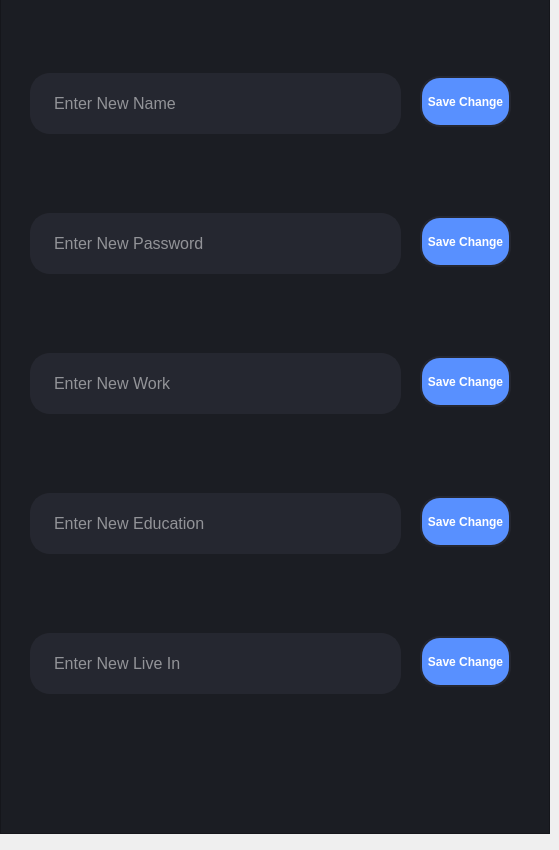
       <widget class="QWidget" name="page2_3">
        <widget class="QFrame" name="frame_6">
         <property name="geometry">
          <rect>
           <x>0</x>
           <y>-7</y>
           <width>550</width>
           <height>841</height>
          </rect>
         </property>
         <property name="font">
          <font>
           <stylestrategy>PreferDefault</stylestrategy>
          </font>
         </property>
         <property name="styleSheet">
          <string notr="true">QFrame
{
background-color: rgb(27, 29, 35);
}</string>
         </property>
         <property name="frameShape">
          <enum>QFrame::StyledPanel</enum>
         </property>
         <property name="frameShadow">
          <enum>QFrame::Raised</enum>
         </property>
         <widget class="QLineEdit" name="changeusername">
          <property name="geometry">
           <rect>
            <x>30</x>
            <y>80</y>
            <width>371</width>
            <height>61</height>
           </rect>
          </property>
          <property name="font">
           <font>
            <pointsize>12</pointsize>
            <italic>false</italic>
            <bold>false</bold>
            <underline>false</underline>
            <strikeout>false</strikeout>
            <stylestrategy>PreferDefault</stylestrategy>
           </font>
          </property>
          <property name="autoFillBackground">
           <bool>false</bool>
          </property>
          <property name="styleSheet">
           <string notr="true">QLineEdit
{
background-color: rgb(37, 39, 48);
border:2px solid rgb(37,39,48);
border-radius:20px;
padding-left:20px;
color:#fff;
padding-right:20px;
}
QLineEdit:hover
{
border:2px solid rgb(48,50,62);
}
QLineEdit:focus
{
border:2px solid rgb(85,170,255);
background-color:rgb(43,45,56);
}</string>
          </property>
          <property name="text">
           <string/>
          </property>
          <property name="placeholderText">
           <string>Enter New Name</string>
          </property>
         </widget>
         <widget class="QLineEdit" name="changepassword">
          <property name="geometry">
           <rect>
            <x>30</x>
            <y>220</y>
            <width>371</width>
            <height>61</height>
           </rect>
          </property>
          <property name="font">
           <font>
            <pointsize>12</pointsize>
            <italic>false</italic>
            <bold>false</bold>
            <underline>false</underline>
            <strikeout>false</strikeout>
            <stylestrategy>PreferDefault</stylestrategy>
           </font>
          </property>
          <property name="autoFillBackground">
           <bool>false</bool>
          </property>
          <property name="styleSheet">
           <string notr="true">QLineEdit
{
background-color: rgb(37, 39, 48);
border:2px solid rgb(37,39,48);
border-radius:20px;
padding-left:20px;
color:#fff;
padding-right:20px;
}
QLineEdit:hover
{
border:2px solid rgb(48,50,62);
}
QLineEdit:focus
{
border:2px solid rgb(85,170,255);
background-color:rgb(43,45,56);
}</string>
          </property>
          <property name="text">
           <string/>
          </property>
          <property name="echoMode">
           <enum>QLineEdit::Password</enum>
          </property>
          <property name="placeholderText">
           <string>Enter New Password</string>
          </property>
         </widget>
         <widget class="QLineEdit" name="changework">
          <property name="geometry">
           <rect>
            <x>30</x>
            <y>360</y>
            <width>371</width>
            <height>61</height>
           </rect>
          </property>
          <property name="font">
           <font>
            <pointsize>12</pointsize>
            <italic>false</italic>
            <bold>false</bold>
            <underline>false</underline>
            <strikeout>false</strikeout>
            <stylestrategy>PreferDefault</stylestrategy>
           </font>
          </property>
          <property name="autoFillBackground">
           <bool>false</bool>
          </property>
          <property name="styleSheet">
           <string notr="true">QLineEdit
{
background-color: rgb(37, 39, 48);
border:2px solid rgb(37,39,48);
border-radius:20px;
padding-left:20px;
color:#fff;
padding-right:20px;
}
QLineEdit:hover
{
border:2px solid rgb(48,50,62);
}
QLineEdit:focus
{
border:2px solid rgb(85,170,255);
background-color:rgb(43,45,56);
}</string>
          </property>
          <property name="text">
           <string/>
          </property>
          <property name="placeholderText">
           <string>Enter New Work</string>
          </property>
         </widget>
         <widget class="QLineEdit" name="changeeducation">
          <property name="geometry">
           <rect>
            <x>30</x>
            <y>500</y>
            <width>371</width>
            <height>61</height>
           </rect>
          </property>
          <property name="font">
           <font>
            <pointsize>12</pointsize>
            <italic>false</italic>
            <bold>false</bold>
            <underline>false</underline>
            <strikeout>false</strikeout>
            <stylestrategy>PreferDefault</stylestrategy>
           </font>
          </property>
          <property name="autoFillBackground">
           <bool>false</bool>
          </property>
          <property name="styleSheet">
           <string notr="true">QLineEdit
{
background-color: rgb(37, 39, 48);
border:2px solid rgb(37,39,48);
border-radius:20px;
padding-left:20px;
color:#fff;
padding-right:20px;
}
QLineEdit:hover
{
border:2px solid rgb(48,50,62);
}
QLineEdit:focus
{
border:2px solid rgb(85,170,255);
background-color:rgb(43,45,56);
}</string>
          </property>
          <property name="text">
           <string/>
          </property>
          <property name="placeholderText">
           <string>Enter New Education</string>
          </property>
         </widget>
         <widget class="QLineEdit" name="changelivein">
          <property name="geometry">
           <rect>
            <x>30</x>
            <y>640</y>
            <width>371</width>
            <height>61</height>
           </rect>
          </property>
          <property name="font">
           <font>
            <pointsize>12</pointsize>
            <italic>false</italic>
            <bold>false</bold>
            <underline>false</underline>
            <strikeout>false</strikeout>
            <stylestrategy>PreferDefault</stylestrategy>
           </font>
          </property>
          <property name="autoFillBackground">
           <bool>false</bool>
          </property>
          <property name="styleSheet">
           <string notr="true">QLineEdit
{
background-color: rgb(37, 39, 48);
border:2px solid rgb(37,39,48);
border-radius:20px;
padding-left:20px;
color:#fff;
padding-right:20px;
}
QLineEdit:hover
{
border:2px solid rgb(48,50,62);
}
QLineEdit:focus
{
border:2px solid rgb(85,170,255);
background-color:rgb(43,45,56);
}</string>
          </property>
          <property name="text">
           <string/>
          </property>
          <property name="placeholderText">
           <string>Enter New Live In</string>
          </property>
         </widget>
         <widget class="QPushButton" name="changenamebutton">
          <property name="geometry">
           <rect>
            <x>420</x>
            <y>83</y>
            <width>91</width>
            <height>51</height>
           </rect>
          </property>
          <property name="font">
           <font>
            <bold>true</bold>
           </font>
          </property>
          <property name="styleSheet">
           <string notr="true">QPushButton
{
background-color: rgb(88, 144, 255);
border:2px solid rgb(37,39,48);
border-radius:20px;
color:#fff;
}
QPushButton:hover
{
background-color: rgb(47, 116, 251);
}</string>
          </property>
          <property name="text">
           <string>Save Change</string>
          </property>
         </widget>
         <widget class="QPushButton" name="changepasswordbutton">
          <property name="geometry">
           <rect>
            <x>420</x>
            <y>223</y>
            <width>91</width>
            <height>51</height>
           </rect>
          </property>
          <property name="font">
           <font>
            <bold>true</bold>
           </font>
          </property>
          <property name="styleSheet">
           <string notr="true">QPushButton
{
background-color: rgb(88, 144, 255);
border:2px solid rgb(37,39,48);
border-radius:20px;
color:#fff;
}
QPushButton:hover
{
background-color: rgb(47, 116, 251);
}</string>
          </property>
          <property name="text">
           <string>Save Change</string>
          </property>
         </widget>
         <widget class="QPushButton" name="changeworkbutton">
          <property name="geometry">
           <rect>
            <x>420</x>
            <y>363</y>
            <width>91</width>
            <height>51</height>
           </rect>
          </property>
          <property name="font">
           <font>
            <bold>true</bold>
           </font>
          </property>
          <property name="styleSheet">
           <string notr="true">QPushButton
{
background-color: rgb(88, 144, 255);
border:2px solid rgb(37,39,48);
border-radius:20px;
color:#fff;
}
QPushButton:hover
{
background-color: rgb(47, 116, 251);
}</string>
          </property>
          <property name="text">
           <string>Save Change</string>
          </property>
         </widget>
         <widget class="QPushButton" name="changeeducationbutton">
          <property name="geometry">
           <rect>
            <x>420</x>
            <y>503</y>
            <width>91</width>
            <height>51</height>
           </rect>
          </property>
          <property name="font">
           <font>
            <bold>true</bold>
           </font>
          </property>
          <property name="styleSheet">
           <string notr="true">QPushButton
{
background-color: rgb(88, 144, 255);
border:2px solid rgb(37,39,48);
border-radius:20px;
color:#fff;
}
QPushButton:hover
{
background-color: rgb(47, 116, 251);
}</string>
          </property>
          <property name="text">
           <string>Save Change</string>
          </property>
         </widget>
         <widget class="QPushButton" name="changeliveinbutton">
          <property name="geometry">
           <rect>
            <x>420</x>
            <y>643</y>
            <width>91</width>
            <height>51</height>
           </rect>
          </property>
          <property name="font">
           <font>
            <bold>true</bold>
           </font>
          </property>
          <property name="styleSheet">
           <string notr="true">QPushButton
{
background-color: rgb(88, 144, 255);
border:2px solid rgb(37,39,48);
border-radius:20px;
color:#fff;
}
QPushButton:hover
{
background-color: rgb(47, 116, 251);
}</string>
          </property>
          <property name="text">
           <string>Save Change</string>
          </property>
         </widget>
        </widget>
       </widget>
